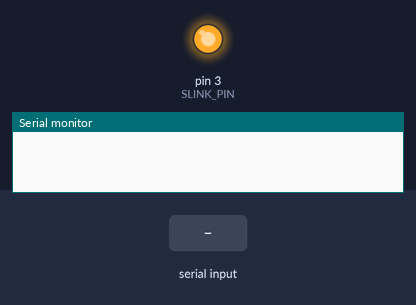
Simulated run of this sketch. Board: Arduino Uno, built with avr-gcc and run on an emulated ATmega328P. Parts: output pins drawn as LEDs (lit = HIGH), the last lines printed to the serial monitor. Inputs (shaded band) come from the test bench.

Above: at 1.2 s.
1.3 s: "90,45\n" received over Serial
At 2.86 s:
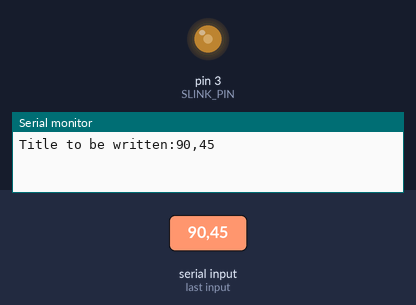
4.3 s: "48\n" received over Serial
At 6.01 s:
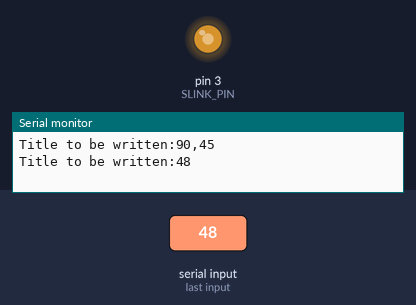
Timing chart, 0 to 7.5 s (numbered marks = the images above; inputs shaded):
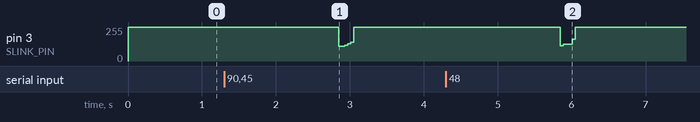

Measured:
- after the input at 1.3 s, pin 3 (SLINK_PIN): 255/255 → 109/255 after 1.6 s, → 255/255 0.08 s later
- after the input at 4.3 s, pin 3 (SLINK_PIN): 255/255 → 124/255 after 1.5 s, → 255/255 0.16 s later

The sketch:

mds_link.ino
```cpp
#define SLINK_PIN               3       // choose the input/output pin
#define DEVICE                  0xB0    // this is a MiniDisck the device identifier is 0xB0
#define SLINK_WORD_DELIMITER  21000     // padding microseconds after transmitting a command (45msecs should be the correct value...)
#define SLINK_LINE_READY       2500     // microseconds to wait for the line to become ready before transmitting a command
#define SLINK_LOOP_DELAY         80     // microseconds timer thick during a wait operation
#define SLINK_LOOP_TIMEOUT   500000     // microseconds total timeout while waiting


String  slink_cmd = "";                 // slink command via serial interface
int     cmd_length = 0;                 // lenght of the command
byte    track_or_disc = 0;              // 0x98 if disc writing for track 0x9A
byte    track_no = 0;                   // Tranck no. - for disc labeling it is '01'
byte    more = 0;                       // 0x99 if disc, 0x9B if track


void setup() {
  Serial.begin(9600);
  pinMode(SLINK_PIN, OUTPUT);
  digitalWrite(SLINK_PIN, HIGH); // default bus state: HIGH 5V
}

void send_init() {
  pinMode(SLINK_PIN, OUTPUT);
  digitalWrite(SLINK_PIN, LOW);
  delayMicroseconds(2400);
  digitalWrite(SLINK_PIN, HIGH);
  delayMicroseconds(600);
}

void send_bit1() {
  pinMode(SLINK_PIN, OUTPUT);
  digitalWrite(SLINK_PIN, LOW);
  delayMicroseconds(1200);
  digitalWrite(SLINK_PIN, HIGH);
  delayMicroseconds(600);
}

void send_bit0() {
  pinMode(SLINK_PIN, OUTPUT);
  digitalWrite(SLINK_PIN, LOW);
  delayMicroseconds(600);
  digitalWrite(SLINK_PIN, HIGH);
  delayMicroseconds(600);
}

void send_byte(byte octet) {
  for (int i = 7; i >= 0 ; i--) {
    if (octet & 1 << i) {
      send_bit1();
    } else {
      send_bit0();
    }
  }
}

void wait_line_ready () {
  pinMode (SLINK_PIN, INPUT);
  unsigned long Start = micros();
  unsigned long beginTimeout = Start;

  do {
    delayMicroseconds(SLINK_LOOP_DELAY);
    if (digitalRead(SLINK_PIN) == LOW)
      Start = micros(); // reset the loop each time traffic is detected
  }
  while ( (micros() - Start < SLINK_LINE_READY) && (micros() - beginTimeout < SLINK_LOOP_TIMEOUT) );

}

void loop() {
  unsigned long Start;
  if (Serial.available()) {
    slink_cmd = Serial.readString ();
    cmd_length = slink_cmd.length();

    // first to chars has to be a digit othervise drop the whole thing
    if ((isDigit(slink_cmd.charAt(0))) && (isDigit(slink_cmd.charAt(1))))  {

      // check the length of the message: if it is longer than 140 chars then drop it
      if (cmd_length < 140) {
        Serial.print("Title to be written:"); Serial.println (slink_cmd);

        // the command has to be a multiplication of 16 let's round it
        if (cmd_length % 16 != 0) {
          cmd_length = (((cmd_length / 16) + 1) * 16);
        }

        // define an array and fill with '0'
        byte slink_byte [cmd_length + 1];
        for (int z = 0; z < cmd_length + 1; z++) {
          slink_byte [z] = 0;
        }

        //convert the string into an array of bytes
        slink_cmd.getBytes (slink_byte, cmd_length + 1);

        // if the first two chars are '00' then this will be disk title
        if ( (slink_byte [0] == 48) && (slink_byte [1] == 48) ) {
              track_or_disc = 0x98;
              track_no = 0x01;
              more = 0x99;
        } else {
              track_or_disc = 0x9A;
              track_no = byte (int(slink_byte [0] - 48) * 10 + int(slink_byte [1] - 48));
              more = 0x9B;
        }

        //write the title to the DEVICE
        wait_line_ready ();
        send_init ();
        send_byte (DEVICE);
        send_byte (track_or_disc);
        send_byte (track_no);
        send_byte (00);
        send_byte (00);

        // First part of the title
        for (int i = 2; i < 16 ; i++) {
          send_byte (slink_byte [i]);
        }  delayMicroseconds(SLINK_WORD_DELIMITER);


        //If the title is longer than 14 chars use 'more' command
        for ( int more_blk = 1; more_blk < cmd_length / 16; more_blk++) {

          wait_line_ready ();
          pinMode (SLINK_PIN, OUTPUT);
          send_init();
          send_byte(DEVICE);
          send_byte(more);
          send_byte (byte (more_blk + 1));

          for (int m = more_blk * 16; m < more_blk * 16 + 16; m++) {
            send_byte (slink_byte [m]);
          } delayMicroseconds(SLINK_WORD_DELIMITER);


        }
      } else {
        Serial.println ("Command is too long.");
      }
    } else {
      Serial.println ("First two chars has to be numbers. Use '00' for Disk Title.");
    }
  }
  delay (2);
}
```
